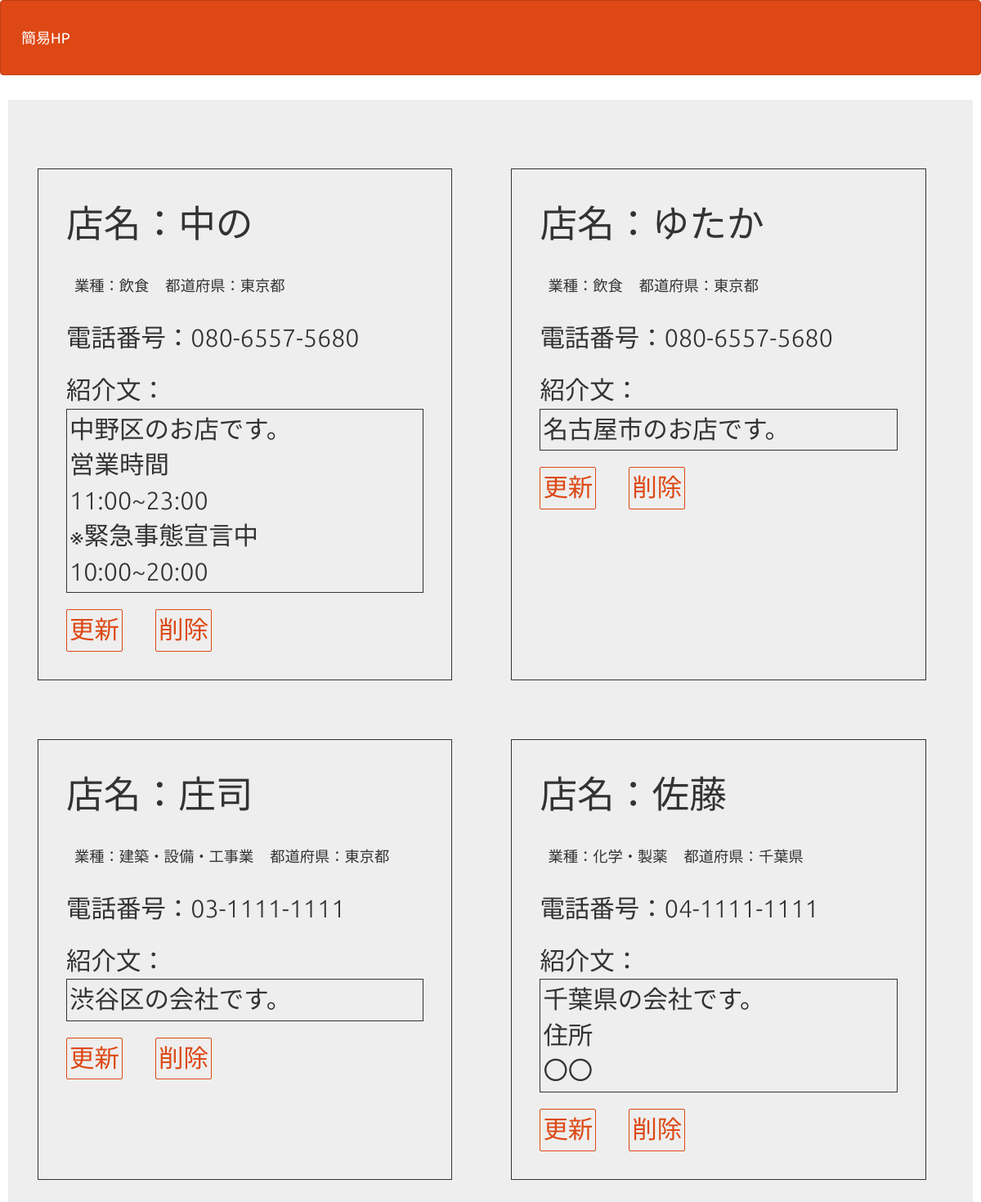
The page /select.php on the database its author committed.
### tables this page shows
CREATE TABLE `b_table` (
  `id` int(12) NOT NULL,
  `name` varchar(64) NOT NULL,
  `industry` varchar(20) NOT NULL,
  `pref` varchar(6) NOT NULL,
  `telNumber` varchar(20) NOT NULL,
  `naiyou` text NOT NULL,
  `indate` datetime NOT NULL
);

### select.php (the view, shortened to what this page needs)
<?php
try {
$pdo = new PDO('mysql:dbname=b_db;charset=utf8;host=localhost','root','root');
} catch (PDOException $e) {
  exit('データベースに接続できませんでした。'.$e->getMessage());
}
$stmt = $pdo->prepare("SELECT * FROM b_table");
$status = $stmt->execute();
$view="";
if($status==false){
  $error = $stmt->errorInfo();
  exit("ErrorQuery:".$error[2]);
}else{
  while( $result = $stmt->fetch(PDO::FETCH_ASSOC)){
    $view .= '<main class="main_answer">';
    $view .= '<div class="list">' . '<p class="store_title">店名：</p>'. '<p class="store_value">'. $result["name"] . '</p>' . '</div>';
    $view .= '<div class="list">';
    $view .= '<div class="list">' . '<p class="industry_title">業種：</p>' . '<p class="industry_value">' . $result["industry"] . '</p>' . '</div>';
    $view .= '<div class="list">' . '<p class="pref_title">都道府県：</p>' . '<p class="pref_value">' . $result["pref"] . '</p>' . '</div>';
    $view .= '</div>';
    $view .= '<div class="list">' . '<p class="tel_title">電話番号：</p>' . '<p class="tel_value">' .$result["telNumber"] . '</p>' . '</div>';
    $view .= '<div>' . '<p class="naiyou_title">紹介文：</p>' . '<p class="naiyou_value">' .nl2br($result["naiyou"]) . '</p>' . '</div>';
    $view .= '<div class="list">';
    $view .= '<a href="detail.php?id='.$result["id"].'">';
    $view .= '<p class="detail_item">更新</p>';
    $view .= '</a>';
    $view .= '<a href="delete.php?id='.$result["id"].'">';
    $view .= '<p class="delete_item">削除</p>';
    $view .= '</a>';
    $view .= '</div>';
    $view .= '</main>';
  }
}
?>
<!DOCTYPE html>
<html lang="ja">
<head>
<link rel="stylesheet" href="css/range.css">
<link href="css/bootstrap.min.css" rel="stylesheet">
<link rel="stylesheet" href="css/select_style.css">
</head>
<body id="main">
<header>
  <nav class="navbar navbar-default">
    <div class="container-fluid">
      <div class="navbar-header">
      <a class="navbar-brand" href="index.php">簡易HP</a>
      </div>
    </div>
  </nav>
</header>
<div>
    <div class="container jumbotron">
      <?=$view?>
    </div>
</div>
</body>
</html>

### css/select_style.css (style rules this page uses)
.container { width: 100%; display: flex; flex-wrap:wrap; margin: auto; }
p { margin: 0!important; }
.list { display: flex; }
main { width: 43%!important; box-sizing: border-box; border: #333 1px solid; margin: 3vw; padding: 2vw; }
.store_title { font-size: 3vmax!important; }
.store_value { font-size: 3vmax!important; }
.industry_title { font-size: 1.2vmax!important; }
.industry_value { font-size: 1.2vmax!important; }
.pref_title { font-size: 1.2vmax!important; }
.pref_value { font-size: 1.2vmax!important; }
.tel_title { font-size: 2vmax!important; }
.tel_value { font-size: 2vmax!important; white-space: pre-wrap!important; }
.naiyou_title { font-size: 2vmax!important; margin-bottom: 0!important; }
.naiyou_value { font-size: 2vmax!important; border:#333 0.5px solid; padding: 3px; }
.detail_item { color:#dd4814; font-size: 2vmax!important; width: fit-content!important; border: #dd4814 1px solid!important; border-radius: 2px!important; padding: 3px!important; margin: 0 20px 0 0!important; }
.delete_item { color:#dd4814; font-size: 2vmax!important; width: fit-content!important; border: #dd4814 1px solid!important; border-radius: 2px!important; padding: 3px!important; margin: 0 0 0 20px!important; }

### select.php (style rules this page uses)
div { padding: 10px;font-size:16px; }

### rows shown on the page
b_table: name "中の", industry "飲食", pref "東京都", telNumber "080-6557-5680", naiyou "中野区のお店です。 営業時間 11:00~23:00 ※緊急事態宣言中 10:00~20:00"
b_table: name "ゆたか", industry "飲食", pref "東京都", telNumber "080-6557-5680", naiyou "名古屋市のお店です。"
b_table: name "庄司", industry "建築・設備・工事業", pref "東京都", telNumber "03-1111-1111", naiyou "渋谷区の会社です。"
b_table: name "佐藤", industry "化学・製薬", pref "千葉県", telNumber "04-1111-1111", naiyou "千葉県の会社です。 住所 〇〇"
